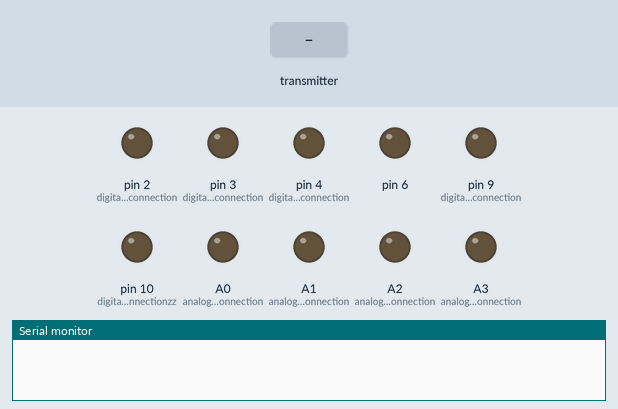
The sketch below on a simulated Arduino Uno, built with avr-gcc and run on an emulated ATmega328P. On the bench: output pins drawn as LEDs (lit = HIGH), the last lines printed to the serial monitor. The test bench sets the inputs (shaded band). No radio packets arrive unless stated.

Above: at 1.2 s.
1.3 s: the transmitter starts sending data.0 = 0
At 2.5 s:
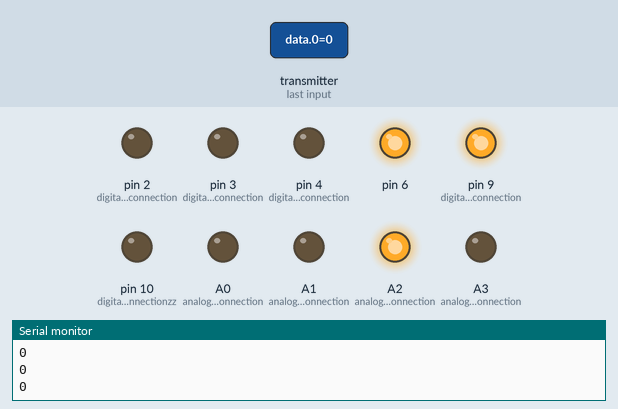
2.8 s: the transmitter starts sending data.1 = 256
At 3.7 s:
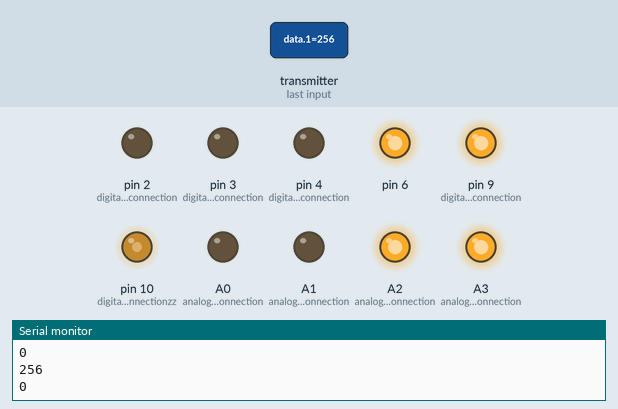
4.3 s: the transmitter starts sending data.2 = 512
At 4.8 s:
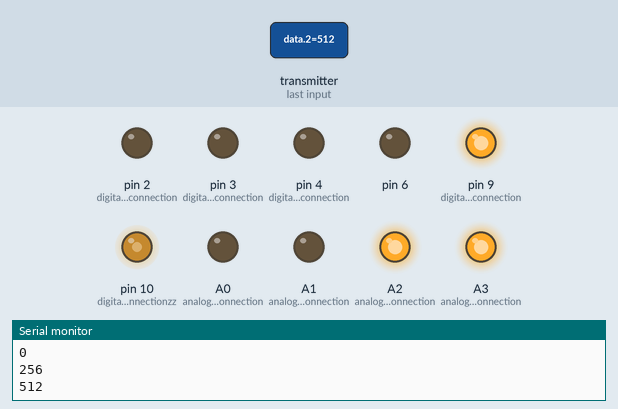
5.8 s: the transmitter starts sending data.0 = 1023
At 7.0 s:
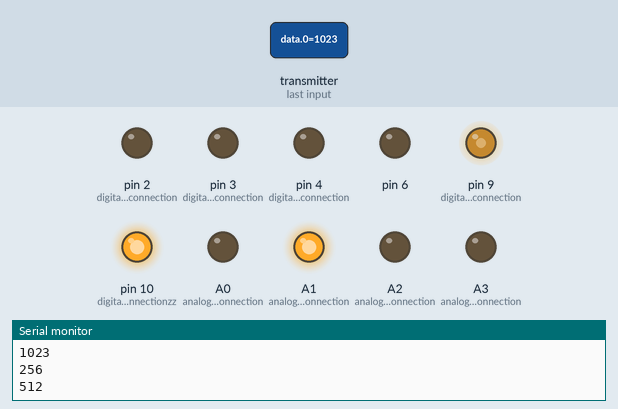
7.3 s: the transmitter starts sending data.1 = 512
At 8.3 s:
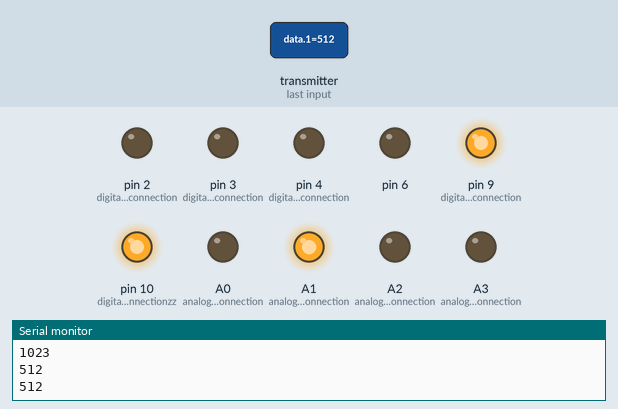
8.8 s: the transmitter starts sending data.2 = 0
At 9.5 s:
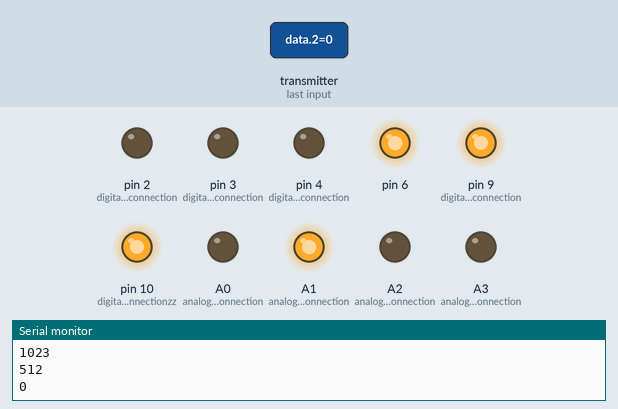
Timing chart, 0 to 11.3 s (numbered marks = the images above; inputs shaded):
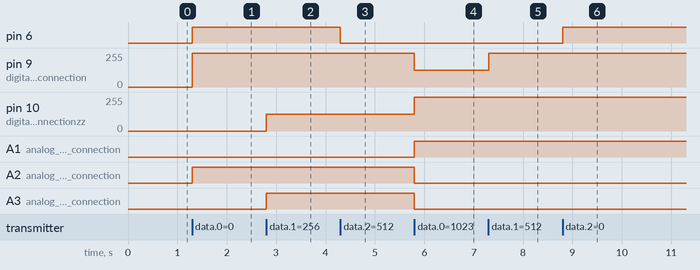

Measured:
- after the input at 1.3 s, pin 6, A2 (analog_port_connection): LOW → HIGH at once; pin 9 (digital_port_connection): 0/255 → 255/255 at once
- after the input at 2.8 s, pin 10 (digital_port_connectionzz): 0/255 → 127/255 at once; A3 (analog_port_connection): LOW → HIGH at once
- after the input at 4.3 s, pin 6: HIGH → LOW at once
- after the input at 5.8 s, pin 9 (digital_port_connection): 255/255 → 126/255 at once; pin 10 (digital_port_connectionzz): 127/255 → 255/255 at once; A1 (analog_port_connection): LOW → HIGH at once; A2 (analog_port_connection), A3 (analog_port_connection): HIGH → LOW at once
- after the input at 7.3 s, pin 9 (digital_port_connection): 126/255 → 254/255 at once; pin 10 (digital_port_connectionzz): 255/255 → 254/255 at once
- after the input at 8.8 s, pin 6: LOW → HIGH at once

The sketch:

robot.ino
```cpp
#include <SPI.h>//library
#include <nRF24L01.h>//library
#include <RF24.h>//library
RF24           radio(7, 8);//radio ports
int            data[3];//data package
void setup(){// auto boot
    pinMode(2,OUTPUT);//digital port connection
    pinMode(3,OUTPUT);//digital port connection
    pinMode(4,OUTPUT);//digital port connection
    pinMode(9,OUTPUT);//digital port connection
    pinMode(10,OUTPUT);//digital port connectionzz
    pinMode(A0,OUTPUT);//analog port connection
    pinMode(A1,OUTPUT);//analog port connection
    pinMode(A2,OUTPUT);//analog port connection
    pinMode(A3,OUTPUT);//analog port connection
    Serial.begin(9600);//port monitor speed
    radio.begin();     //???
    radio.setChannel(100); //chennel
    radio.setDataRate     (RF24_250KBPS);//sending speed
    radio.setPALevel      (RF24_PA_HIGH);//power
    radio.openReadingPipe (1, 0x1234567890LL);//key
    radio.startListening  ();//listening channel
    }
void loop(){ //basic
    if(radio.available()){//find
     radio.read(&data, sizeof(data));//read
     Serial.println(data[0]);//print in com-port: x
     Serial.println(data[1]);//print in com-port: y
     Serial.println(data[2]);//print in com-port: button
     analogWrite(6, 0 );// 0/255 !!!_ATTENTION_!!!, do not
     if(data[2]==0)digitalWrite(6, 255); //set more then 90 - there is a danger of OVERHEATING
     motion(data[0], data[1]); //DON'T TOUCH IT
    }
}
```

funcs.ino
```cpp
//THERE IS NOTHING TO DO HERE
void left_wheel(int Speed)
{
  int dir = (Speed + 255) / 255;
  digitalWrite(A1, dir);
  digitalWrite(A2, !dir);
  analogWrite(9, abs(Speed));
}

void right_wheel(int Speed)
{
  int dir = (Speed + 255) / 255;
  digitalWrite(A3, !dir);
  digitalWrite(A4, dir);
  analogWrite(10, abs(Speed));
}

void motion(int x, int y)
{
  int Speed = map(x, 0, 1024, -255, 255);
  int dif = map(y, 0, 1024, -255, 255);
  int speed_l = Speed + dif;
  int speed_r = Speed - dif;
  speed_l = constrain(speed_l, -255, 255);
  speed_r = constrain(speed_r, -255, 255);
  left_wheel(speed_l);
  right_wheel(speed_r);
}
```
